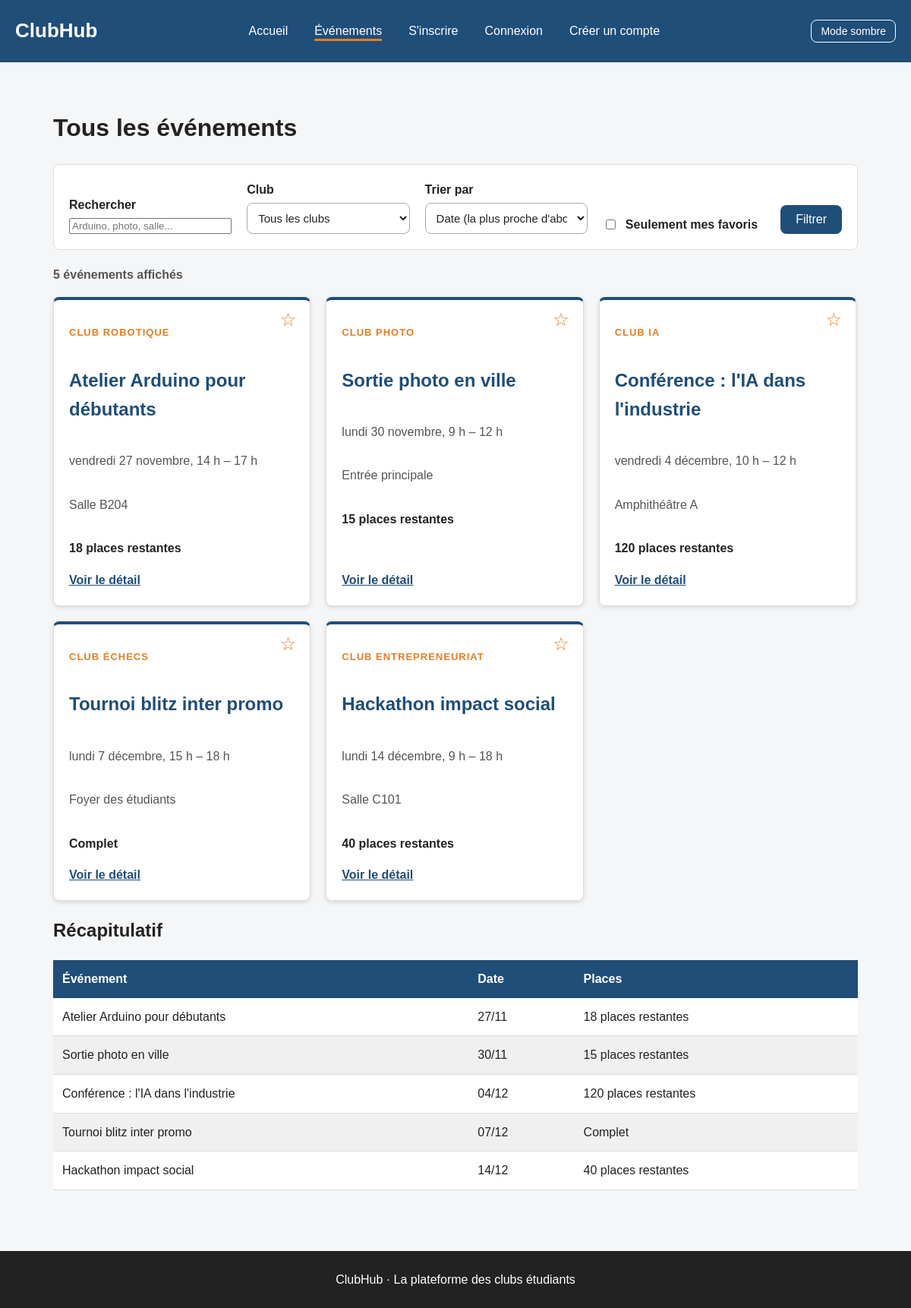
Screenshot of /evenements.php with the database file from the repository.
### tables this page shows
CREATE TABLE events (
    id          INT UNSIGNED NOT NULL AUTO_INCREMENT PRIMARY KEY,
    club        VARCHAR(100) NOT NULL,
    title       VARCHAR(200) NOT NULL,
    description TEXT NOT NULL,
    place       VARCHAR(100) NOT NULL,
    starts_at   DATETIME NOT NULL,
    ends_at     DATETIME NOT NULL,
    capacity    INT UNSIGNED NOT NULL,
    program     TEXT NOT NULL,    
    bring       TEXT NOT NULL     
);

### includes/functions.php (called while the page is built, shortened)
<?php
function e(string|int|float|null $value): string
{
    return htmlspecialchars((string) ($value ?? ''), ENT_QUOTES, 'UTF-8');
}
function inputString(array $source, string $key): string
{
    $value = $source[$key] ?? '';
    return is_string($value) ? trim($value) : '';
}
function formatDate(string $datetime, bool $withYear = false): string
{
    static $days = ['dimanche', 'lundi', 'mardi', 'mercredi', 'jeudi', 'vendredi', 'samedi'];
    static $months = ['janvier', 'février', 'mars', 'avril', 'mai', 'juin', 'juillet',
                      'août', 'septembre', 'octobre', 'novembre', 'décembre'];
    $d = new DateTimeImmutable($datetime);
    $text = $days[(int) $d->format('w')] . ' ' . $d->format('j') . ' ' . $months[(int) $d->format('n') - 1];
    return $withYear ? $text . ' ' . $d->format('Y') : $text;
}
function formatHour(string $datetime): string
{
    $d = new DateTimeImmutable($datetime);
    $minutes = (int) $d->format('i');
    return $d->format('G') . ' h' . ($minutes > 0 ? ' ' . $d->format('i') : '');
}
function formatTimeRange(string $start, string $end): string
{
    return formatHour($start) . ' – ' . formatHour($end);
}
function isoDate(string $datetime): string
{
    return (new DateTimeImmutable($datetime))->format('Y-m-d');
}
function placesLabel(int $placesLeft): string
{
    if ($placesLeft <= 0) {
        return 'Complet';
    }
    return $placesLeft === 1 ? '1 place restante' : $placesLeft . ' places restantes';
}

### includes/db.php (called while the page is built)
<?php
function db(): PDO
{
    static $pdo = null;
    if ($pdo === null) {
        $config = require __DIR__ . '/../config.php';
        $dsn = sprintf(
            'mysql:host=%s;port=%d;dbname=%s;charset=utf8mb4',
            $config['host'],
            $config['port'],
            $config['name']
        );
        $pdo = new PDO($dsn, $config['user'], $config['password'], [
            PDO::ATTR_ERRMODE => PDO::ERRMODE_EXCEPTION,
            PDO::ATTR_DEFAULT_FETCH_MODE => PDO::FETCH_ASSOC,
            PDO::ATTR_EMULATE_PREPARES => false,
        ]);
    }
    return $pdo;
}

### includes/events.php (called while the page is built, shortened)
<?php
function castEvent(array $event): array
{
    $event['id'] = (int) $event['id'];
    $event['capacity'] = (int) $event['capacity'];
    $event['registered'] = (int) $event['registered'];
    $event['places_left'] = max(0, (int) $event['places_left']);
    $event['is_past'] = (bool) $event['is_past'];
    return $event;
}
function getEvents(?int $limit = null, string $query = '', string $club = '', string $sort = 'date'): array
{
    $where = ['e.starts_at >= NOW()'];
    $params = [];
    $order = $sort === 'places' ? 'places_left DESC, e.starts_at' : 'e.starts_at';
    $sql = EVENT_SELECT . ' WHERE ' . implode(' AND ', $where) . ' GROUP BY e.id ORDER BY ' . $order;
    $stmt = db()->prepare($sql);
    $stmt->execute();
    return array_map('castEvent', $stmt->fetchAll());
}

### evenements.php (the view, shortened to what this page needs)
<?php
$query = inputString($_GET, 'q');
$club = inputString($_GET, 'club');
$sort = inputString($_GET, 'sort');
if ($sort !== 'places') {
    $sort = 'date';
}
$events = getEvents(null, '', '', $sort);
$matching = getEvents(null, $query, $club, $sort);
$matchingIds = array_column($matching, 'id');
$count = count($matching);
require __DIR__ . '/includes/header.php';
?>
  <main>
    <h1>Tous les événements</h1>
    <form class="filters" role="search" action="evenements.php" method="get">
      <div class="filter-field">
        <label for="search">Rechercher</label>
        <input type="search" id="search" name="q" value="<?= e($query) ?>" placeholder="Arduino, photo, salle...">
      </div>
      <div class="filter-field">
        <label for="club-filter">Club</label>
        <select id="club-filter" name="club">
          <option value="">Tous les clubs</option>
        </select>
      </div>
      <div class="filter-field">
        <label for="sort">Trier par</label>
        <select id="sort" name="sort">
          <option value="date"<?= $sort === 'date' ? ' selected' : '' ?>>Date (la plus proche d'abord)</option>
        </select>
      </div>
      <div class="filter-field filter-check">
        <input type="checkbox" id="favorites-only" name="favorites-only">
        <label for="favorites-only">Seulement mes favoris</label>
      </div>
      <button type="submit">Filtrer</button>
    </form>
    <p class="results-count" aria-live="polite"><?= $count === 1 ? '1 événement affiché' : e($count) . ' événements affichés' ?></p>
    <div class="event-list" id="event-list">
      <?php foreach ($events as $event) : ?>
        <article class="event-card"
                 data-id="<?= e($event['id']) ?>"
                 data-club="<?= e($event['club']) ?>"
                 data-date="<?= e($event['starts_at']) ?>"
                 data-places="<?= e($event['places_left']) ?>"<?= in_array($event['id'], $matchingIds, true) ? '' : ' hidden' ?>>
          <p class="club"><?= e($event['club']) ?></p>
          <h2><?= e($event['title']) ?></h2>
          <p class="meta"><time datetime="<?= e(isoDate($event['starts_at'])) ?>"><?= e(formatDate($event['starts_at'])) ?></time>, <?= e(formatTimeRange($event['starts_at'], $event['ends_at'])) ?></p>
          <p class="meta"><?= e($event['place']) ?></p>
          <p class="places"><strong><?= e(placesLabel($event['places_left'])) ?></strong></p>
          <a href="evenement.php?id=<?= e($event['id']) ?>">Voir le détail</a>
          <button type="button" class="favorite-btn" data-title="<?= e($event['title']) ?>" aria-pressed="false" aria-label="Ajouter aux favoris : <?= e($event['title']) ?>">☆</button>
        </article>
      <?php endforeach; ?>
    </div>
    <section>
      <h2>Récapitulatif</h2>
      <table>
        <thead>
          <tr><th scope="col">Événement</th><th scope="col">Date</th><th scope="col">Places</th></tr>
        </thead>
        <tbody>
          <?php foreach ($matching as $event) : ?>
            <tr>
              <td><?= e($event['title']) ?></td>
              <td><?= e((new DateTimeImmutable($event['starts_at']))->format('d/m')) ?></td>
              <td><?= e(placesLabel($event['places_left'])) ?></td>
            </tr>
          <?php endforeach; ?>
        </tbody>
      </table>
    </section>
  </main>
<?php require __DIR__ . '/includes/footer.php'; ?>

### css/style.css (style rules this page uses)
:root { --bleu: #1f4e79; --bleu-fonce: #173a5c; --orange: #e67e22; --blanc: #ffffff; --gris-clair: #f4f6f8; --gris: #dddddd; --gris-texte: #555555; --sombre: #222222; --entete: #1f4e79; --texte-clair: #ffffff; --pied: #222222; --ligne-paire: #f0f0f0; --bordure-champ: #aaaaaa; --erreur: #b00020; --succes-fond: #e6f4ea; --succes-texte: #1e6b34; --info-fond: #e3effa; --info-texte: #1f4e79; --erreur-fond: #fdeaea; --rayon: 8px; --espacement: 20px; --largeur-max: 1100px; }
* { box-sizing: border-box; }
html { overflow-x: hidden; }
body { margin: 0; font-family: Arial, Helvetica, sans-serif; background-color: var(--gris-clair); color: var(--sombre); line-height: 1.6; }
main { width: 100%; max-width: var(--largeur-max); margin: 0 auto; padding: 40px var(--espacement); }
.button, button { display: inline-block; background-color: var(--bleu); color: var(--texte-clair); border: none; border-radius: var(--rayon); padding: 10px 20px; text-decoration: none; cursor: pointer; font-size: 16px; }
.event-list { display: flex; flex-wrap: wrap; gap: var(--espacement); }
.event-card { background-color: var(--blanc); border: 1px solid var(--gris); border-top: 4px solid var(--bleu); border-radius: var(--rayon); padding: var(--espacement); display: flex; flex-direction: column; width: 100%; box-shadow: 0 2px 6px rgba(0, 0, 0, 0.12); }
.event-card .club { color: var(--orange); font-size: 13px; font-weight: bold; text-transform: uppercase; letter-spacing: 1px; }
.event-card h2, .event-card h3 { color: var(--bleu); }
.event-card .meta { color: var(--gris-texte); }
.event-card a { margin-top: auto; color: var(--bleu); font-weight: bold; }
input[type="text"], input[type="email"], select, textarea { width: 100%; padding: 10px; border: 1px solid var(--bordure-champ); background-color: var(--blanc); color: var(--sombre); border-radius: var(--rayon); font-family: inherit; font-size: 15px; }
input[type="radio"], input[type="checkbox"] { width: auto; margin-right: 5px; }
table { width: 100%; border-collapse: collapse; background-color: var(--blanc); }
th { background-color: var(--entete); color: var(--texte-clair); text-align: left; padding: 12px; }
td { padding: 12px; border-bottom: 1px solid var(--gris); }
tbody tr:nth-child(even) { background-color: var(--ligne-paire); }
@media (min-width: 640px) { .event-card { width: calc(50% - 10px); } }
@media (min-width: 960px) { .event-card { width: calc(33.333% - 14px); } }
.filters { display: flex; flex-wrap: wrap; gap: var(--espacement); align-items: flex-end; background-color: var(--blanc); border: 1px solid var(--gris); border-radius: var(--rayon); padding: var(--espacement); margin-bottom: var(--espacement); }
.filters .filter-field { display: flex; flex-direction: column; gap: 5px; flex: 1 1 180px; }
.filters label { font-weight: bold; }
.filters .filter-check { flex-direction: row; align-items: center; gap: 8px; }
.results-count { color: var(--gris-texte); font-weight: bold; }
.event-card { position: relative; }
.favorite-btn { position: absolute; top: 10px; right: 10px; background-color: transparent; color: var(--orange); font-size: 24px; line-height: 1; padding: 4px 8px; }

### rows the page displays
events: club "CLUB ROBOTIQUE", title "Atelier Arduino pour débutants", starts_at "vendredi 27 novembre", formatTimeRange($event['starts_at'], $event['ends_at']) "14 h – 17 h", place "Salle B204", places_left "18 places restantes", starts_at "27/11"
events: club "CLUB PHOTO", title "Sortie photo en ville", starts_at "lundi 30 novembre", formatTimeRange($event['starts_at'], $event['ends_at']) "9 h – 12 h", place "Entrée principale", places_left "15 places restantes", starts_at "30/11"
events: club "CLUB IA", title "Conférence : l'IA dans l'industrie", starts_at "vendredi 4 décembre", formatTimeRange($event['starts_at'], $event['ends_at']) "10 h – 12 h", place "Amphithéâtre A", places_left "120 places restantes", starts_at "04/12"
events: club "CLUB ÉCHECS", title "Tournoi blitz inter promo", starts_at "lundi 7 décembre", formatTimeRange($event['starts_at'], $event['ends_at']) "15 h – 18 h", place "Foyer des étudiants", places_left "Complet", starts_at "07/12"
events: club "CLUB ENTREPRENEURIAT", title "Hackathon impact social", starts_at "lundi 14 décembre", formatTimeRange($event['starts_at'], $event['ends_at']) "9 h – 18 h", place "Salle C101", places_left "40 places restantes", starts_at "14/12"
